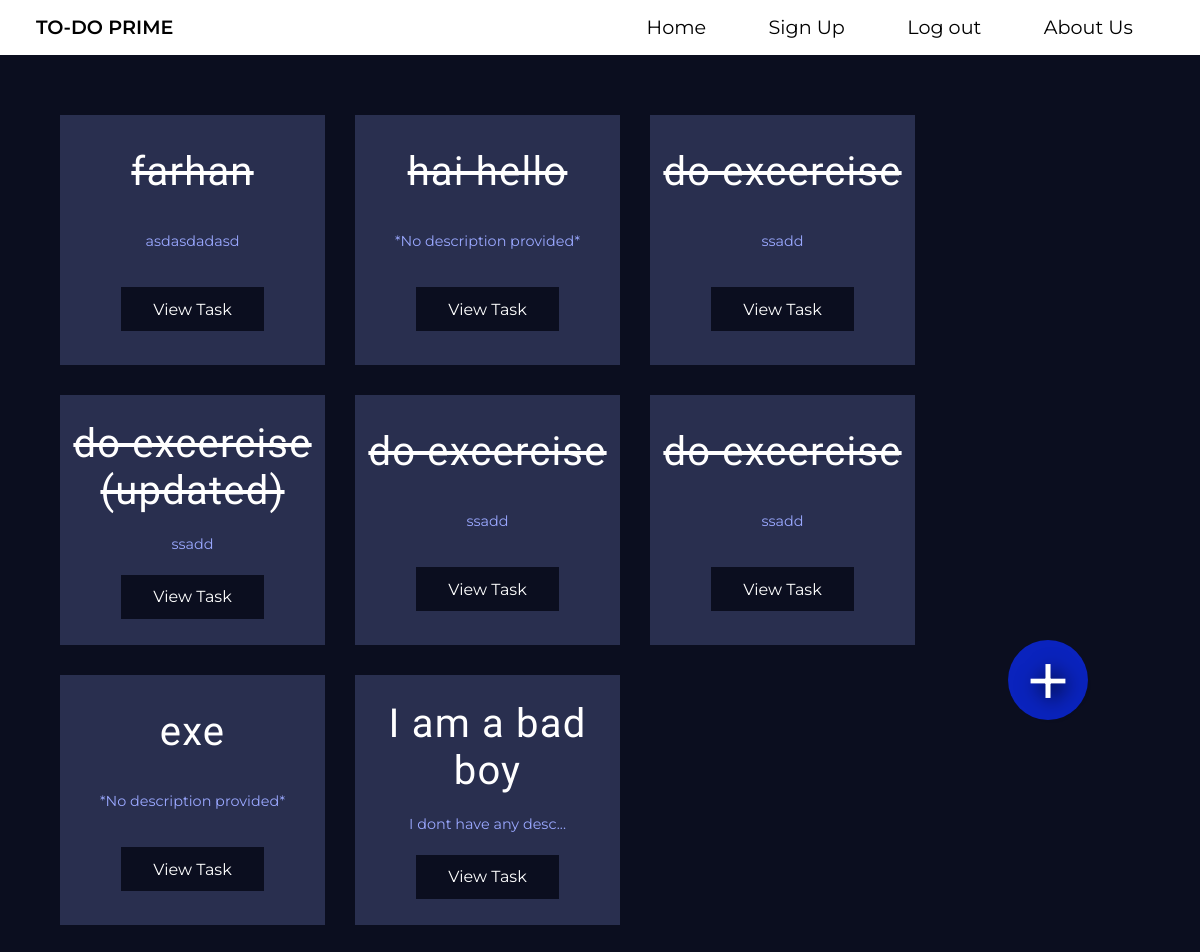
The app's page /task (signed in), older data.
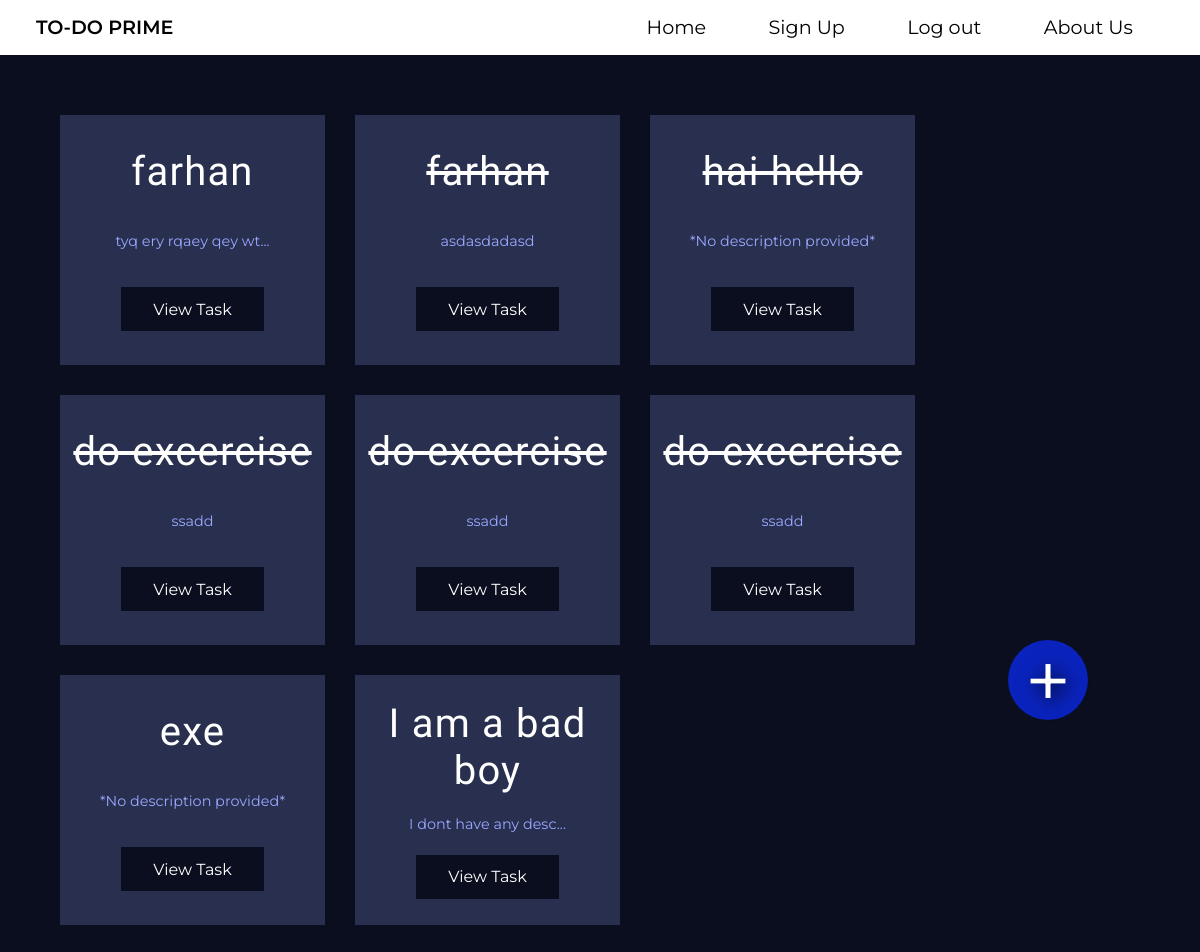
The same page, newer data.
### user/models.py (models this page shows, shortened)
class Todo(models.Model):
    author = models.ForeignKey(User,on_delete=models.CASCADE)
    title = models.CharField(max_length=30)
    description=models.CharField(max_length=200,blank=True,null=True)
    completed = models.BooleanField(default=False)
    tasked = models.DateTimeField(default=timezone.now)
    def __str__(self):
        return self.title
    def sdesc(self):
        if self.description != None:
            if len(self.description)<20:
                return  self.description
            else:
                return self.description[0:20]+"..."

### user/views.py (the view)
# urls.py: path('task', views.taskhome, name='task-home'),
def taskhome(request):
	current_user = request.user
	todos = current_user.todo_set.all().order_by('-tasked')
	print(todos)
	return render(request,'user/home.html', {'todos':todos})

### user/templates/user/home.html (shortened to what this page needs)
{% extends 'user/base.html' %}
{% block content %}
        {% if todos %}
                <div class=" models-container ">
                    {% for todo in todos %}
                        <div class="i-model">
                            {% if todo.completed is True %}
                            <h2><strike>{{todo.title}}</strike></h2>
                            {% else %}
                            <h2>{{todo.title}}  </h2>
                            {% endif %}
                            {% if todo.description is None %}
                                <p>*No description provided*</p>
                            {% else %}
                                <p>{{todo.sdesc}}</p>
                            {% endif %}
                            <a href="{% url 'task' todo.id %}">View Task</a>
                        </div>
                    {% endfor %}
                    <a class="signup" href="{% url 'add-task' %}">+</a>
                </div>
        {% endif %}
{% endblock %}

### user/templates/user/base.html (shortened to what this page needs)
{% load static %}
{% load widget_tweaks %}
<!DOCTYPE html>
<html lang="en">
<head>
    <link rel="stylesheet" href="{% static 'main.css' %}">
</head>
<body>
	 <header>
        <nav class="logo-section">
            <a href="{% url 'index' %}">TO-DO PRIME</a>
        </nav>
        <nav class="nav-btns">
            <a href="{% url 'task-home' %}">Home</a>
            <a href="{% url 'register' %}">Sign Up</a>
            {% if user.is_authenticated %}
            <a href="{% url 'logout' %}">Log out</a>
            {% else %}
            <a href="{% url 'login' %}">Log In</a>
            {% endif %}
            <a href="{% url 'about' %}">About Us</a>
        </nav>
    </header>
    {% block content %}
    {% endblock %}
</body>
</html>

### static/main.css (style rules this page uses)
* { padding: 0; margin: 0; -webkit-box-sizing: border-box; box-sizing: border-box; }
body { font-family: 'montserrat',sans-serif; height: 100vh; }
h2 { text-align: center; font-size: 3rem; margin-bottom: 3rem; padding-top: 3rem; }
.signup { margin-top: 3em; letter-spacing: .15em; padding: .8em 2em; border: none; background: #0A23BD; color: white; font-size: 1.2rem; border-radius: .2em; max-width: 300px; }
header { display: -webkit-box; display: -ms-flexbox; display: flex; -webkit-box-orient: horizontal; -webkit-box-direction: normal; -ms-flex-direction: row; flex-direction: row; -ms-flex-pack: distribute; justify-content: space-around; -webkit-box-align: center; -ms-flex-align: center; align-items: center; background: white; font-size: 1.2rem; padding: 0 3%; }
.logo-section { -webkit-box-flex: 1; -ms-flex: 1 1 50%; flex: 1 1 50%; padding: .8em 0; }
.logo-section a { font-weight: 600; color: black; text-decoration: none; }
.nav-btns { -webkit-box-flex: 1; -ms-flex: 1 1 50%; flex: 1 1 50%; display: -webkit-box; display: -ms-flexbox; display: flex; -webkit-box-orient: horizontal; -webkit-box-direction: normal; -ms-flex-direction: row; flex-direction: row; -webkit-box-pack: justify; -ms-flex-pack: justify; justify-content: space-between; -webkit-box-align: center; -ms-flex-align: center; align-items: center; padding: .8em; padding-right: 0; }
.nav-btns a { -webkit-box-flex: 1; -ms-flex: 1 1 auto; flex: 1 1 auto; display: inline-block; height: 100%; text-align: center; text-decoration: none; color: black; }
.models-container { min-height: 91.30vh; color: white; background: #0B0E1F; display: -webkit-box; display: -ms-flexbox; display: flex; -webkit-box-orient: horizontal; -webkit-box-direction: normal; -ms-flex-direction: row; flex-direction: row; -webkit-box-pack: start; -ms-flex-pack: start; justify-content: flex-start; -webkit-box-align: start; -ms-flex-align: start; align-items: flex-start; -ms-flex-wrap: wrap; flex-wrap: wrap; gap: 30px; padding: 5%; }
.models-container .i-model { -webkit-box-flex: 0; -ms-flex: 0 1 265px; flex: 0 1 265px; background: #292F4F; height: 250px; text-align: center; padding: 20px 10px; display: -webkit-box; display: -ms-flexbox; display: flex; -webkit-box-orient: vertical; -webkit-box-direction: normal; -ms-flex-direction: column; flex-direction: column; -ms-flex-pack: distribute; justify-content: space-around; -webkit-box-align: center; -ms-flex-align: center; align-items: center; }
.models-container .i-model h2 { font-family: 'Roboto Condensed',sans-serif; letter-spacing: 1.2px; font-size: 2.5rem; margin-bottom: 0; padding-top: 0; font-weight: 500; }
.models-container .i-model p { margin-top: 10px; font-size: .9rem; color: #9AA8FF; }
.models-container .i-model a { margin-top: 10px; text-decoration: none; color: white; padding: .8em 2em; background: #0B0E1F; display: inline-block; }
.models-container a.signup { display: inline-block; width: 80px; height: 80px; display: -webkit-box; display: -ms-flexbox; display: flex; -webkit-box-orient: horizontal; -webkit-box-direction: normal; -ms-flex-direction: row; flex-direction: row; -webkit-box-pack: center; -ms-flex-pack: center; justify-content: center; -webkit-box-align: center; -ms-flex-align: center; align-items: center; text-decoration: none; text-shadow: 4px 4px 20px black; letter-spacing: 0; margin-top: 0; font-size: 5rem; position: fixed; top: 80vh; border-radius: 100%; left: 90%; padding: 0em 0em; -webkit-transform: translateX(-90%); transform: translateX(-90%); }

Row changes from the older to the newer data that the page shows:
removed Todo: title "do excercise (updated)", sdesc "ssadd"
added Todo: title "farhan", sdesc "tyq ery rqaey qey wt..."
